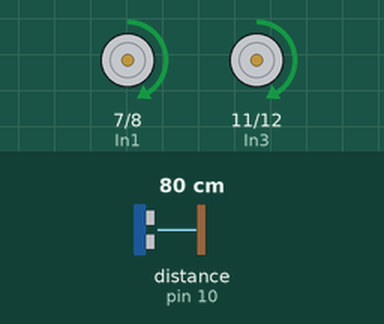
A program run on a simulated Arduino Nano, built with avr-gcc and run on an emulated ATmega328P. Shown: motor-driver pin pairs drawn as motors (green arrow = first pin HIGH = forward, orange = second pin HIGH = backward, longer = more drive, scaled by the enable pin). Wiring (inferred from the names in the program): ultrasonic range finder: trigger pin 9; echo pin 10. Inputs (shaded band) come from the test bench; at power-on: distance to the obstacle (sensor on pin 10) 80 cm. The echo pulse lasts 58.3 µs per cm.

Above: at 1.2 s.
1.3 s: distance to the obstacle (sensor on pin 10) set to 33 cm
2.8 s: distance to the obstacle (sensor on pin 10) set to 27 cm
At 4.2 s:
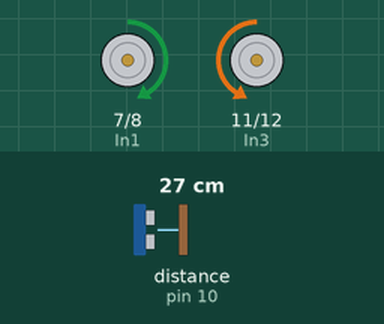
5.8 s: distance to the obstacle (sensor on pin 10) set to 35 cm
At 6.2 s:
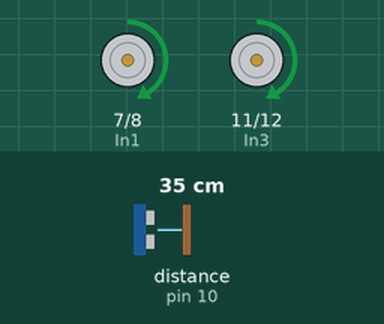
7.4 s: distance to the obstacle (sensor on pin 10) set to 2 cm
At 7.8 s:
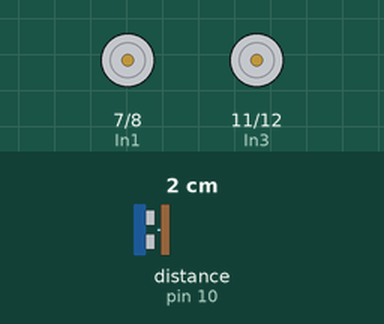
Timing chart, 0 to 11.4 s (numbered marks = the images above; inputs shaded):
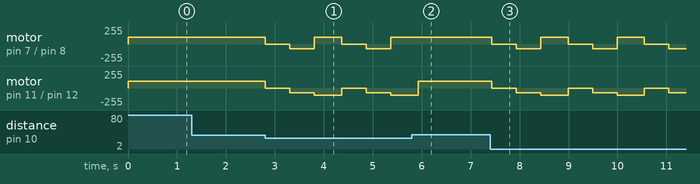

Measured:
- the behaviour switches between 31 and 30 cm on distance to the obstacle (sensor on pin 10) (found by bisection; images 0 and 1)
- after the input at 1.3 s, every drawn part: stays the same
- after the input at 5.8 s, motor on pin 7 (In1) / pin 8 (In2): stays forward 105/255 (without the input it goes to stopped after 0.13 s)
- after the input at 7.4 s, motor on pin 7 (In1) / pin 8 (In2): forward 105/255 → stopped at once, then repeats every 1.6 s: backward 70/255 0.50 s, forward 105/255 0.56 s, stopped 0.50 s; motor on pin 11 (In3) / pin 12 (In4): forward 105/255 → stopped at once, then repeats every 1.6 s: backward 70/255 0.50 s, backward 105/255 0.56 s, stopped 0.50 s

The program:

main.cpp
```cpp
#include <Arduino.h>

const int Echo = 10;
const int Trig = 9;

const int In1 = 7;
const int In2 = 8;
const int EnA = 5;

const int In3 = 11;
const int In4 = 12;
const int EnB = 6;

const long threshold = 30;
long duration;
long distance;

void setup()
{

    Serial.begin(9600);
    pinMode(Echo, INPUT);
    pinMode(Trig, OUTPUT);

    pinMode(In1, OUTPUT);
    pinMode(In2, OUTPUT);
    pinMode(EnA, OUTPUT);
    pinMode(In3, OUTPUT);
    pinMode(In4, OUTPUT);
    pinMode(EnB, OUTPUT);
}
void stopCar()
{
    digitalWrite(In1, LOW);
    digitalWrite(In2, LOW);
    digitalWrite(In3, LOW);
    digitalWrite(In4, LOW);
}
void forwardCar()
{
    digitalWrite(In1, HIGH);
    digitalWrite(In2, LOW);
    analogWrite(EnA, 105); // Ranges from 0 to 255,0 (0% duty cycle,stopped) and 255(100% duty cycle,full speed) 60% duty cycle
    digitalWrite(In3, HIGH);
    digitalWrite(In4, LOW);
    analogWrite(EnB, 105);
}
void backwardCar()
{
    digitalWrite(In1, LOW);
    digitalWrite(In2, HIGH);
    analogWrite(EnA, 70); // Ranges from 0 to 255,0 (0% duty cycle,stopped) and 255(100% duty cycle,full speed) 3.9% duty cycle
    digitalWrite(In3, LOW);
    digitalWrite(In4, HIGH);
    analogWrite(EnB, 70);
}
void leftTurn()
{
    digitalWrite(In1, LOW);
    digitalWrite(In2, HIGH);
    analogWrite(EnA, 105);
    digitalWrite(In3, HIGH);
    digitalWrite(In4, LOW);
    analogWrite(EnB, 105);
}
void rightTurn()
{

    digitalWrite(In1, HIGH);
    digitalWrite(In2, LOW);
    analogWrite(EnA, 105);
    digitalWrite(In3, LOW);
    digitalWrite(In4, HIGH);
    analogWrite(EnB, 105);
}

void loop()
{
    digitalWrite(Trig, LOW);
    delayMicroseconds(2);
    digitalWrite(Trig, HIGH);
    delayMicroseconds(10);
    digitalWrite(Trig, LOW);
    duration = (pulseIn(Echo, HIGH, 9000));
    if (duration == 0)
    {
        forwardCar();
    }
    else
    {
        distance = (duration * 0.034) / 2;
        /* pulseIn() function measures the time taken for the echo to return,
        and we multiply by 0.034 to convert it to centimeters (speed of sound is
        approximately 343 meters per second, or 0.034 cm/µs),and divide by 2
        because the pulse travels to the object and back.
        */

        if (distance < threshold)
        {
            stopCar();
            delay(500);
            backwardCar();
            delay(500);
            rightTurn();
            delay(500);
        }
        else
        {
            forwardCar();
        }
    }
    delay(60);
}
```
